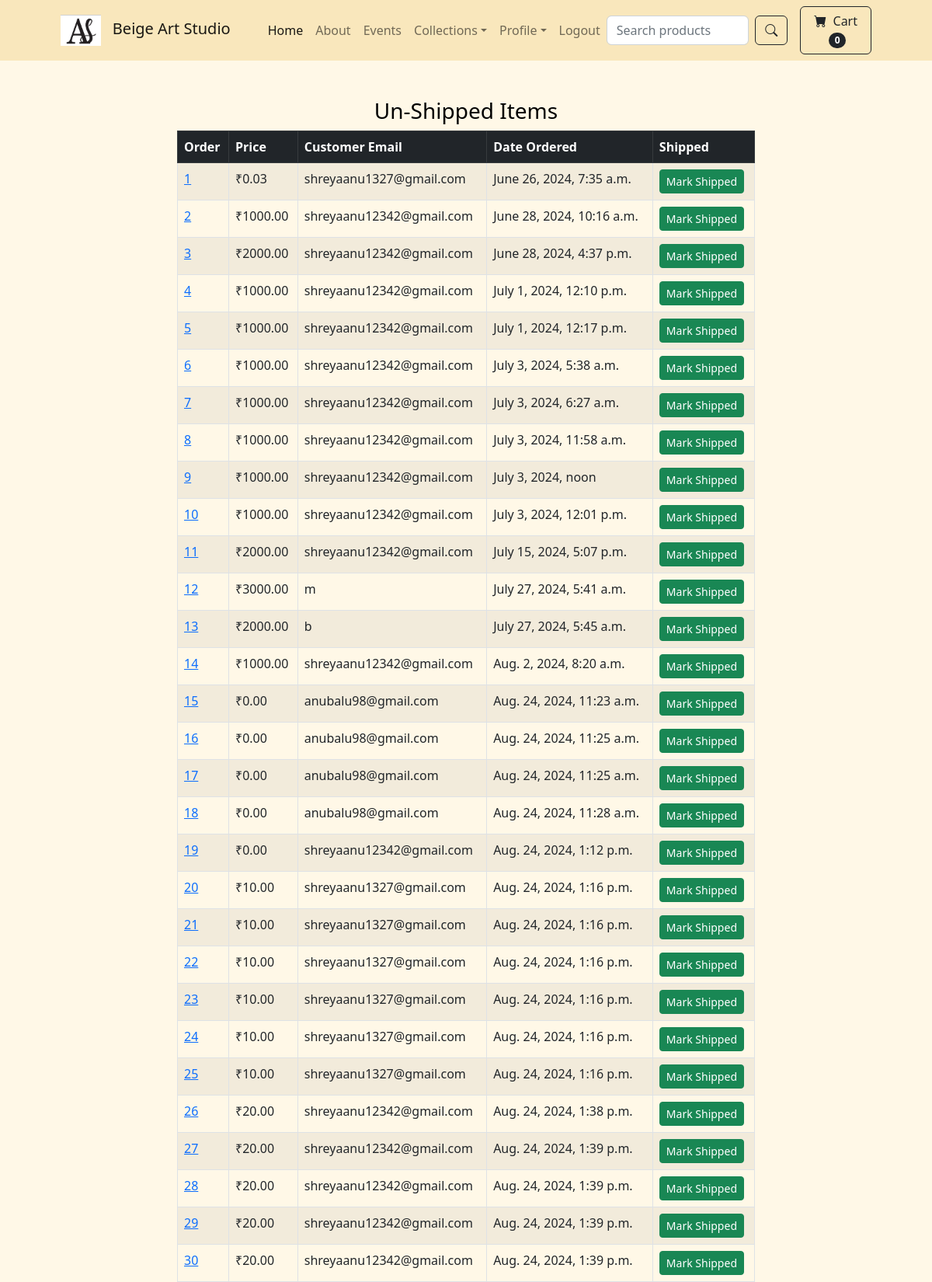
Page /payment/not_shipped_dash (signed in, upper part) on the committed database.
### payment/models.py (models this page shows, shortened)
class Order(models.Model):
    STATUS_CHOICES = [
        ('P', 'Pending'),
        ('S', 'Shipped'),
        ('C', 'Cancelled'),
    ]
    user = models.ForeignKey(User, on_delete=models.CASCADE, null=True, blank=True)
    full_name = models.CharField(max_length=250)
    email = models.EmailField(max_length=250)
    shipping_address = models.TextField(max_length=15000)
    amount_paid = models.DecimalField(max_digits=7, decimal_places=2)
    date_ordered = models.DateTimeField(auto_now_add=True)
    shipped = models.BooleanField(default=False)
    date_shipped = models.DateTimeField(blank=True, null=True)

### payment/views.py (the view, shortened to what this page needs)
# urls.py: path('not_shipped_dash', views.not_shipped_dash, name="not_shipped_dash"),
def not_shipped_dash(request):
    if request.user.is_authenticated and request.user.is_superuser:
        orders = Order.objects.filter(shipped=False)
        return render(request, "payment/not_shipped_dash.html", {"orders":orders})
    else:
        messages.success(request, "Access Denied")
        return redirect('home')

### cart/cart.py (called while the page is built)
    def __len__(self):
        return len(self.cart)

### cart/context_processors.py (called while the page is built)
def cart(request):
	return {'cart': Cart(request)}

### payment/templates/payment/not_shipped_dash.html (shortened to what this page needs)
{% extends 'base.html' %}
{% block content %}
        <div class="container">
          <div class="row">
            <center>
              <div class="col-8">
                <br/><br/>
<h3>Un-Shipped Items</h3>
<table class="table table-striped table-hover table-bordered">
  <thead class="table-dark">
    <tr>
      <th scope="col">Order</th>
      <th scope="col">Price</th>
      <th scope="col">Customer Email</th>
      <th scope="col">Date Ordered</th>
      <th scope="col">Shipped</th>
    </tr>
  </thead>
  <tbody>
    {% for item in orders %}
    <tr>
      <td><a href="{% url 'orders' item.id %}">{{ item.id }}</a></td>
      <td>₹{{ item.amount_paid }}</td>
      <td>{{ item.email }}</td>
      <td>{{ item.date_ordered }}</td>
      <td>
        <form method="POST">
          <button type="Submit" class="btn btn-success btn-sm">Mark Shipped</button>
        </form>
      </td>
    </tr>
    {% endfor %}
  </tbody>
</table>
<br/><br/>
<br/><br/>
<br/><br/>
<br/><br/>
<br/><br/>
<br/><br/>
<br/><br/>
              </div>
            </center>
          </div>
        </div>
{% endblock %}

### store/templates/base.html (style rules this page uses)
body { background-color: #fff8e7; color: black; }

### rows in the picture
Order: id "1", amount_paid "0.03", email "shreyaanu1327@gmail.com", date_ordered "June 26, 2024, 7:35 a.m."
Order: id "2", amount_paid "1000.00", email "shreyaanu12342@gmail.com", date_ordered "June 28, 2024, 10:16 a.m."
Order: id "3", amount_paid "2000.00", email "shreyaanu12342@gmail.com", date_ordered "June 28, 2024, 4:37 p.m."
Order: id "4", amount_paid "1000.00", email "shreyaanu12342@gmail.com", date_ordered "July 1, 2024, 12:10 p.m."
Order: id "5", amount_paid "1000.00", email "shreyaanu12342@gmail.com", date_ordered "July 1, 2024, 12:17 p.m."
Order: id "6", amount_paid "1000.00", email "shreyaanu12342@gmail.com", date_ordered "July 3, 2024, 5:38 a.m."
Order: id "7", amount_paid "1000.00", email "shreyaanu12342@gmail.com", date_ordered "July 3, 2024, 6:27 a.m."
Order: id "8", amount_paid "1000.00", email "shreyaanu12342@gmail.com", date_ordered "July 3, 2024, 11:58 a.m."
Order: id "9", amount_paid "1000.00", email "shreyaanu12342@gmail.com", date_ordered "July 3, 2024, noon"
Order: id "10", amount_paid "1000.00", email "shreyaanu12342@gmail.com", date_ordered "July 3, 2024, 12:01 p.m."
Order: id "11", amount_paid "2000.00", email "shreyaanu12342@gmail.com", date_ordered "July 15, 2024, 5:07 p.m."
Order: id "12", amount_paid "3000.00", email "m", date_ordered "July 27, 2024, 5:41 a.m."
Order: id "13", amount_paid "2000.00", email "b", date_ordered "July 27, 2024, 5:45 a.m."
Order: id "14", amount_paid "1000.00", email "shreyaanu12342@gmail.com", date_ordered "Aug. 2, 2024, 8:20 a.m."
Order: id "15", amount_paid "0.00", email "anubalu98@gmail.com", date_ordered "Aug. 24, 2024, 11:23 a.m."
Order: id "16", amount_paid "0.00", email "anubalu98@gmail.com", date_ordered "Aug. 24, 2024, 11:25 a.m."
Order: id "17", amount_paid "0.00", email "anubalu98@gmail.com", date_ordered "Aug. 24, 2024, 11:25 a.m."
Order: id "18", amount_paid "0.00", email "anubalu98@gmail.com", date_ordered "Aug. 24, 2024, 11:28 a.m."
Order: id "19", amount_paid "0.00", email "shreyaanu12342@gmail.com", date_ordered "Aug. 24, 2024, 1:12 p.m."
Order: id "20", amount_paid "10.00", email "shreyaanu1327@gmail.com", date_ordered "Aug. 24, 2024, 1:16 p.m."
Order: id "21", amount_paid "10.00", email "shreyaanu1327@gmail.com", date_ordered "Aug. 24, 2024, 1:16 p.m."
Order: id "22", amount_paid "10.00", email "shreyaanu1327@gmail.com", date_ordered "Aug. 24, 2024, 1:16 p.m."
Order: id "23", amount_paid "10.00", email "shreyaanu1327@gmail.com", date_ordered "Aug. 24, 2024, 1:16 p.m."
Order: id "24", amount_paid "10.00", email "shreyaanu1327@gmail.com", date_ordered "Aug. 24, 2024, 1:16 p.m."
Order: id "25", amount_paid "10.00", email "shreyaanu1327@gmail.com", date_ordered "Aug. 24, 2024, 1:16 p.m."
Order: id "26", amount_paid "20.00", email "shreyaanu12342@gmail.com", date_ordered "Aug. 24, 2024, 1:38 p.m."
Order: id "27", amount_paid "20.00", email "shreyaanu12342@gmail.com", date_ordered "Aug. 24, 2024, 1:39 p.m."
Order: id "28", amount_paid "20.00", email "shreyaanu12342@gmail.com", date_ordered "Aug. 24, 2024, 1:39 p.m."
Order: id "29", amount_paid "20.00", email "shreyaanu12342@gmail.com", date_ordered "Aug. 24, 2024, 1:39 p.m."
Order: id "30", amount_paid "20.00", email "shreyaanu12342@gmail.com", date_ordered "Aug. 24, 2024, 1:39 p.m."

### other values in the picture
{{ cart|length }} "0"
